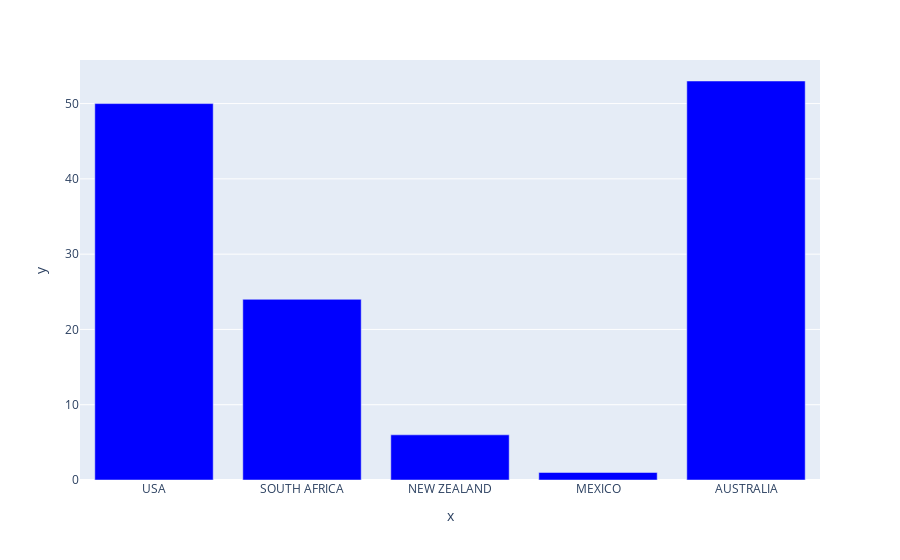

This figure's notebook cell:
### Code cell
fig = px.bar(x = Country, y = SharkAttacks,color_discrete_sequence=["blue"])
paper_bgcolor = "rgba(0,0,0,0)", 
plot__bgcolor = "rgba(0,0,0,0)", 
font_color = 'white',
font_family = 'veranda',
font_size = 20
fig.show()
fig.write_html("countries.html")

### Figure 1 — Plotly figure (JSON) as saved in the notebook; plotly's stock layout.template omitted (floating-point values rounded to 4 significant figures)
{"data": [{"alignmentgroup": "True", "hovertemplate": "x=%{x}<br>y=%{y}<extra></extra>", "legendgroup": "", "marker": {"color": "blue", "pattern": {"shape": ""}}, "name": "", "offsetgroup": "", "orientation": "v", "showlegend": false, "textposition": "auto", "type": "bar", "x": ["USA", "SOUTH AFRICA", "NEW ZEALAND", "MEXICO", "AUSTRALIA"], "xaxis": "x", "y": [50, 24, 6, 1, 53], "yaxis": "y"}], "layout": {"autosize": true, "barmode": "relative", "legend": {"tracegroupgap": 0}, "margin": {"t": 60}, "xaxis": {"anchor": "y", "autorange": true, "domain": [0, 1], "range": [-0.5, 4.5], "title": {"text": "x"}, "type": "category"}, "yaxis": {"anchor": "x", "autorange": true, "domain": [0, 1], "range": [0, 55.79], "title": {"text": "y"}, "type": "linear"}}}
